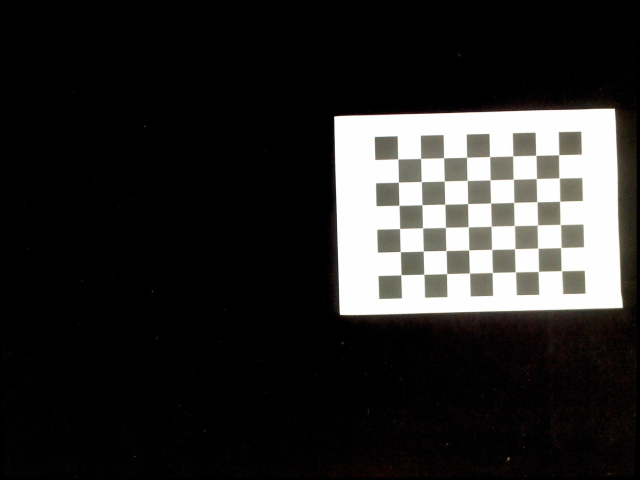
#> input picture images/stereo2/IMG013153.png, 1280 x 960 px (shown at 1/2 size)
$ python handeye.py
#> lines starting #> are read from the running program, lines starting #| are printed output that depends on the picture
import glob
from math import degrees
from re import T

import cv2
import matplotlib.pyplot as plt
import numpy as np
from scipy import linalg
from scipy.spatial.transform import Rotation as R

rows = 6 #number of checkerboard rows.
columns = 8 #number of checkerboard columns.
world_scaling = 2.4 #change this to the real world square size. Or not.

def find_chessboard(imgs):
    #criteria used by checkerboard pattern detector.
    #Change this if the code can't find the checkerboard
    criteria = (cv2.TERM_CRITERIA_EPS + cv2.TERM_CRITERIA_MAX_ITER, 30, 0.001)

    #coordinates of squares in the checkerboard world space
    objp = np.zeros((rows * columns, 3), np.float32)
    objp[:,:2] = np.mgrid[0:rows, 0:columns].T.reshape(-1,2)
    objp = world_scaling * objp

    # Pixel coordinates of checkerboards
    imgpoints = [] # 2d points in image plane.

    # coordinates of the checkerboard in checkerboard world space.
    objpoints = [] # 3d point in real world space

    for i, frame in enumerate(imgs):
        gray = cv2.cvtColor(frame, cv2.COLOR_BGR2GRAY)
        cv2.imshow(f'{i}', gray)

        #find the checkerboard
        ret, corners = cv2.findChessboardCorners(gray, (rows, columns), None)

        if ret == True:
            #Convolution size used to improve corner detection. Don't make this too large.
            conv_size = (11, 11)

            #opencv can attempt to improve the checkerboard coordinates
            corners = cv2.cornerSubPix(gray, corners, conv_size, (-1, -1), criteria)
            objpoints.append(objp)
            imgpoints.append(corners)

    return np.squeeze(np.array(objpoints)), np.squeeze(np.array(imgpoints))


def triangulate(p1, p2, mtx1, mtx2, R, T):
    #RT matrix for C1 is identity.
    RT1 = np.concatenate([np.eye(3), [[0],[0],[0]]], axis = -1)
    P1 = mtx1 @ RT1 #projection matrix for C1

    #RT matrix for C2 is the R and T obtained from stereo calibration.
    RT2 = np.concatenate([R, T], axis = -1)
    P2 = mtx2 @ RT2 #projection matrix for C2

    def DLT(P1, P2, point1, point2):
        A = [point1[1]*P1[2,:] - P1[1,:],
             P1[0,:] - point1[0]*P1[2,:],
             point2[1]*P2[2,:] - P2[1,:],
             P2[0,:] - point2[0]*P2[2,:]
            ]
        A = np.array(A).reshape((4,4))
        B = A.transpose() @ A

        _, _, Vh = linalg.svd(B, full_matrices = False)

        return Vh[3,0:3] / Vh[3,3]

    p3ds = []
    for uv1, uv2 in zip(p1, p2):
        _p3d = DLT(P1, P2, uv1, uv2)
        p3ds.append(_p3d)

    return np.array(p3ds)

def main():
    imgs = [
        cv2.imread('../../../images/stereo2/IMG013153.png'),
        cv2.imread('../../../images/stereo2/IMG013155.png'),
        cv2.imread('../../../images/stereo2/IMG013156.png'),
        cv2.imread('../../../images/stereo2/IMG013158.png'),
        cv2.imread('../../../images/stereo2/IMG013159.png'),
        cv2.imread('../../../images/stereo2/IMG013201.png'),
    ]
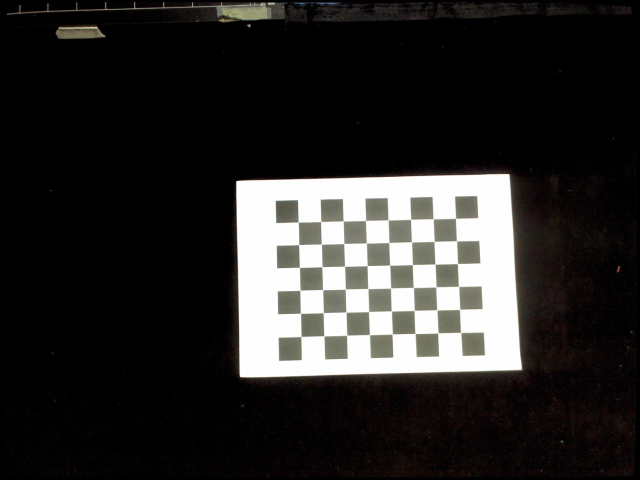
#> input picture images/stereo2/IMG013155.png, 1280 x 960 px (shown at 1/2 size)
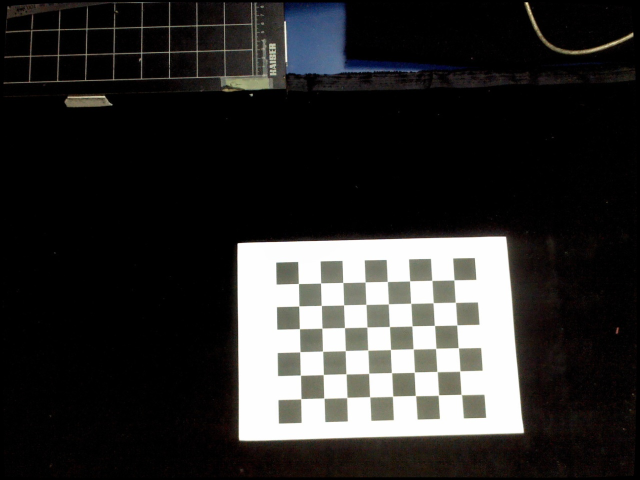
#> input picture images/stereo2/IMG013156.png, 1280 x 960 px (shown at 1/2 size)
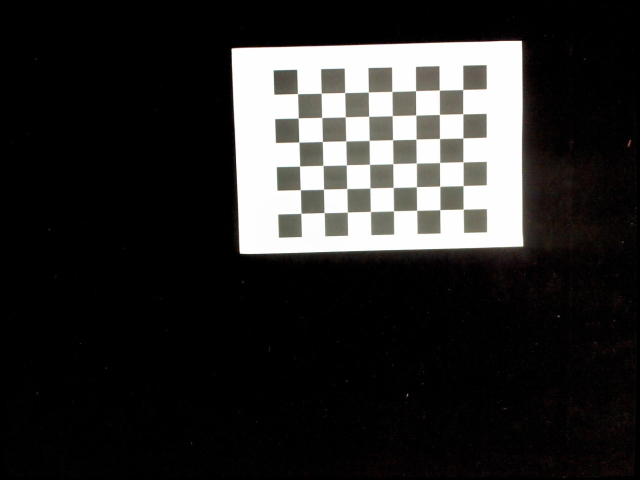
#> input picture images/stereo2/IMG013158.png, 1280 x 960 px (shown at 1/2 size)
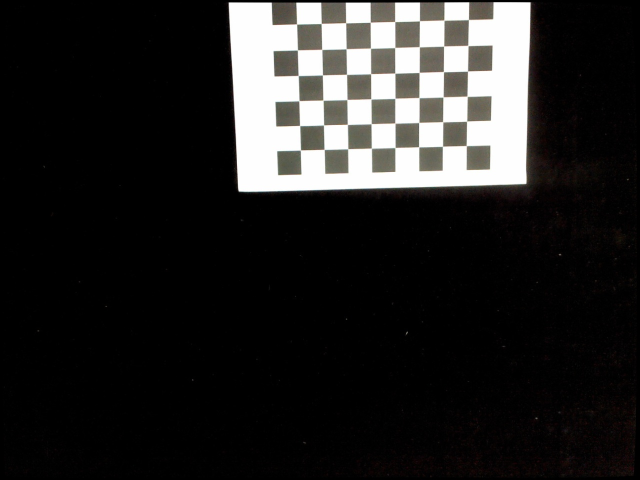
#> input picture images/stereo2/IMG013159.png, 1280 x 960 px (shown at 1/2 size)
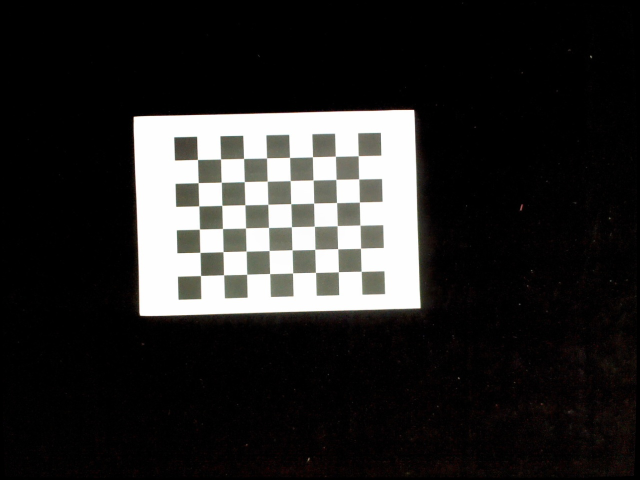
#> input picture images/stereo2/IMG013201.png, 1280 x 960 px (shown at 1/2 size)
    height, width = imgs[0].shape[0:2]
#> height = 960; width = 1280

    frames = [
        (R.from_euler('xyz', [-180, 0, 135], degrees=True).as_rotvec(), (np.array([275, 425, 730])).T),
        (R.from_euler('xyz', [-185, 0, 135], degrees=True).as_rotvec(), (np.array([350, 350, 730])).T),
        (R.from_euler('xyz', [-190, 0, 135], degrees=True).as_rotvec(), (np.array([350, 350, 730])).T),
        (R.from_euler('xyz', [-175, 0, 135], degrees=True).as_rotvec(), (np.array([350, 350, 730])).T),
        (R.from_euler('xyz', [-170, 0, 135], degrees=True).as_rotvec(), (np.array([350, 350, 730])).T),
        (R.from_euler('xyz', [-180, 0, 135], degrees=True).as_rotvec(), (np.array([425, 275, 730])).T),
    ]
    rots, tvecs = [f[0] for f in frames], [f[1] for f in frames]

    objp, imgp = find_chessboard(imgs)
#> the loop in find_chessboard, `for i, frame in enumerate(imgs):` made 6 passes
#> ret on passes 1 to 6: True, True, True, True, False, True
#> after the loop in find_chessboard, `for i, frame in enumerate(imgs):`: imgpoints = 5 items
    ret, CM1, dist1, r, t = cv2.calibrateCamera(objp, imgp, (width, height), None, None)
#> ret = 0.139; CM1 = [[1453.4, 0, 620.9], [0, 1468.2, 550.3], [0, 0, 1]]; dist1 = [[0.0371, 0.616, 0.00782, -0.00445, -2.85]]; r = ([0.00506, -0.0301, 1.54], [-0.0653, 0.0534, 1.54], [-0.136, 0.109, 1.54], [0.0791, -0.0909, 1.54], [0.00553, -0.0155, 1.55]); t = ([25.96, -12.49, 76.08], [15.51, -6, 77.46], [15.51, 0.512, 78.33], [15.52, -18.69, 73.86], [5.04, -12.38, 76.05])

#> (the run stopped early here; a loop or call above may not have finished)
